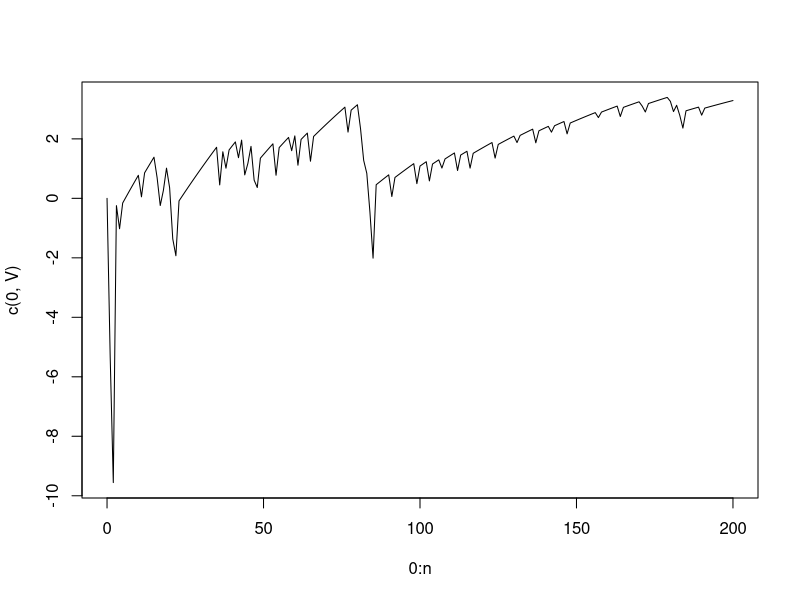
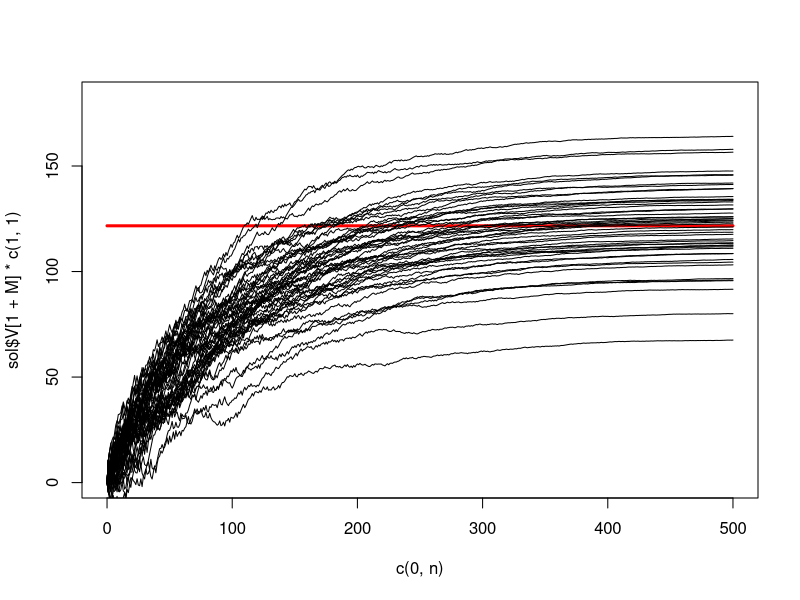

Recreate these plots in R, in order.
# re-initializing variables
rm(list=ls())

# setting inventory parameters
M <- 15
gamma <- 0.99;
q <- 0.1;
pD <- q*(1-q)^(0:(M-1));
pD[1+M] <- 1 - sum(pD);

# random demand
rdemand <- function(p){
  sum(runif(1)>cumsum(p));
}

# reward function
reward <- function(x, a, d){
  K <- 0.8 # transportation cost
  c <- 0.5 # cost per unit
  h <- 0.3 # stocking cost per unit
  p <- 1 # selling price per unit

  -K * (a>0) -c*max(0, min(x+a, M)-x) - h*x + p * min(d, x+a, M);
}

# transition function
nextState <- function(x, a, d){
  max(0, min(x+a, M)-d);
}


# simulating the inventory sales
simu <- function(n, pi){
  R <- array(0,n);
  X <- M;
  for (t in 1:n){
    D <- rdemand(pD);
    R[t] <- reward(X, pi[X+1], D);
    X <- nextState(X, pi[X+1], D);
  }
  R;
}

# First policy: always command 2 machines
pi = array(2, M+1); 
n <- 200;

# simulation
R <- simu(n, pi);
V <- cumsum(R * gamma^(0:(n-1)));
plot(0:n, c(0,V), type='l')

# building the transition kernel
trans <- list()
rew <- list()
for (a in 0:M){
  P <- matrix(0, ncol = 1+M, nrow = 1+M);
  r <- vector(mode='numeric', length=1+M) 
  for (x in 0:M) for (d in 0:M){
    P[1+x, 1+nextState(x, a, d)] <- P[1+x, 1+nextState(x, a, d)] + pD[1+d];
    r[1+x] <- r[1+x] + pD[1+d] * reward(x, a, d);
  }
  trans[[1+a]] <- P;
  rew[[1+a]] <- r;
}

# policy evaluation
policyValue <- function(pol){
  P <- matrix(0, ncol=1+M, nrow=1+M);
  r <- as.vector(rep(0, 1+M));
  for (x in 0:M){
    a <- pol[1+x];
    P[1+x,] <- trans[[1+a]][1+x,];
    r[1+x] <- rew[[1+a]][1+x];
  }
  solve(diag(1+M)-gamma*P, r);
}

print(policyValue(pi));

# searching for the best policy: 
# Bellman operator
BellmanOperator <- function(V){
  res = list()
  res$V <- V;
  res$pol <- rep(0, 1+M);
  for (x in 0:M){
    Q <- rep(0, 1+M);
    for (a in 0:M){
      Q[1+a] <- rew[[1+a]][1+x] + gamma * trans[[1+a]][1+x,] %*% V;
    }
    res$V[1+x] <- max(Q);
    res$pol[1+x] <- -1+which.max(Q);
  }
  res
}

# Value iteration 
valueIteration <- function(){
  res = list();
  res$V <- as.vector(rep(0, 1+M));
  res$pol <- rep(0, 1+M);
  oV <- res$V+1;
  while (max(abs(oV-res$V))>1e-4){
    oV <- res$V;
    res <- BellmanOperator(res$V);
  }  
  res
}

# finding the optimal solution by value iteration
sol <- valueIteration();
print(sol$V);
n <- 5/(1-gamma);
plot(c(0, n), sol$V[1+M]*c(1,1), xlim=c(0,n), ylim=c(0, 1.5*sol$V[1+M]), type='l', col='red', lwd=3)
for(k in 1:50){
  R <- simu(n, sol$pol);
  V <- cumsum(R * gamma^(0:(n-1)));
  lines(0:n, c(0,V), type='l')
}

# finding the optimal policy by policy iteration
policyIteration <- function(){
  res <- list();
  res$V <- as.vector(rep(0, 1+M)); 
  res$pol <- floor((1+M)*runif(1+M));
  opol <- res$pol+1;
  while (any(opol != res$pol)){
    opol <- res$pol;
    res <- BellmanOperator(policyValue(opol));
  }
  res
}

# if the parameters of the MDP are unknown: Q-learning

Qlearning <- function(n){
  Q <- matrix(0, nrow = 1+M, ncol = 1+M)
  epsilon <- 0.9# epsilon-greedy policy
  X <- M # on part charge
  for (t in 1:n){
    A <- -1+which.max(Q[X,])
    if (runif(1)<epsilon) {A <- floor((1+M)*runif(1))}
    D <- rdemand(pD)
    R <- reward(X, A, D);
    nX <- nextState(X, A, D);
    #if (X==0) print(c(X, A, D, R, nX))
    alpha = 1/t^0.3; #1/sqrt(t);
    delta <- R + gamma * max(Q[1+nX,]) - Q[1+X, 1+A]
    Q[1+X, 1+A] <- Q[1+X, 1+A] + alpha * delta
    X <- nX
  }
  res <- list()
  res$Q <- Q
  res$pol <- rep(0, 1+M)
  for (x in 0:M){ res$pol[1+x] <- -1+which.max(Q[1+x,])}
  res
}

# Let us now compare the optimal solution...
sol <- policyIteration()

# ... with the solution obtained by Q-learning:
res <- Qlearning(50000)

# results: 
sol$pol
res$pol
c(policyValue(res$pol)[1+M], sol$V[1+M])
